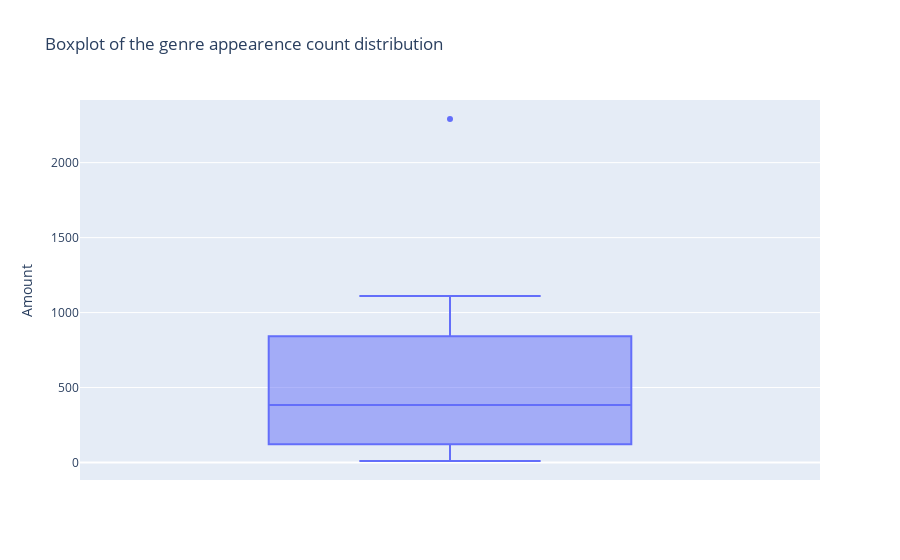

This figure's notebook cell:
### Code cell
px.box(genres_df, y='count', title='Boxplot of the genre appearence count distribution',
       labels={'count': 'Amount'})

### Figure 1 — Plotly figure (JSON) as saved in the notebook; plotly's stock layout.template omitted (floating-point values rounded to 4 significant figures)
{"data": [{"alignmentgroup": "True", "hovertemplate": "Amount=%{y}<extra></extra>", "legendgroup": "", "marker": {"color": "#636efa"}, "name": "", "notched": false, "offsetgroup": "", "orientation": "v", "showlegend": false, "type": "box", "x0": " ", "xaxis": "x", "y": [10, 15, 16, 68, 71, 97, 196, 234, 237, 241, 356, 383, 384, 401, 449, 687, 725, 880, 905, 1064, 1066, 1110, 2291], "y0": " ", "yaxis": "y"}], "layout": {"boxmode": "group", "legend": {"tracegroupgap": 0}, "title": {"text": "Boxplot of the genre appearence count distribution"}, "xaxis": {"anchor": "y", "domain": [0, 1]}, "yaxis": {"anchor": "x", "domain": [0, 1], "title": {"text": "Amount"}}}}
